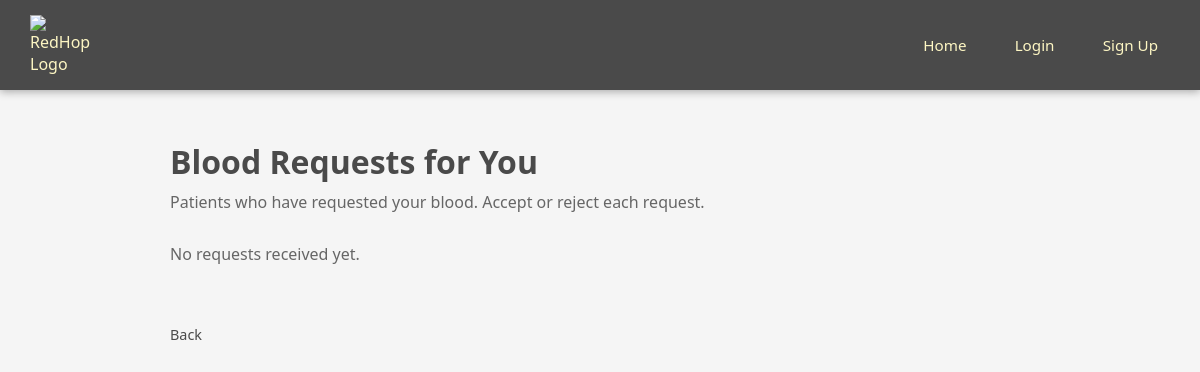
Page /donor_notifications (signed in) on the earlier database version.
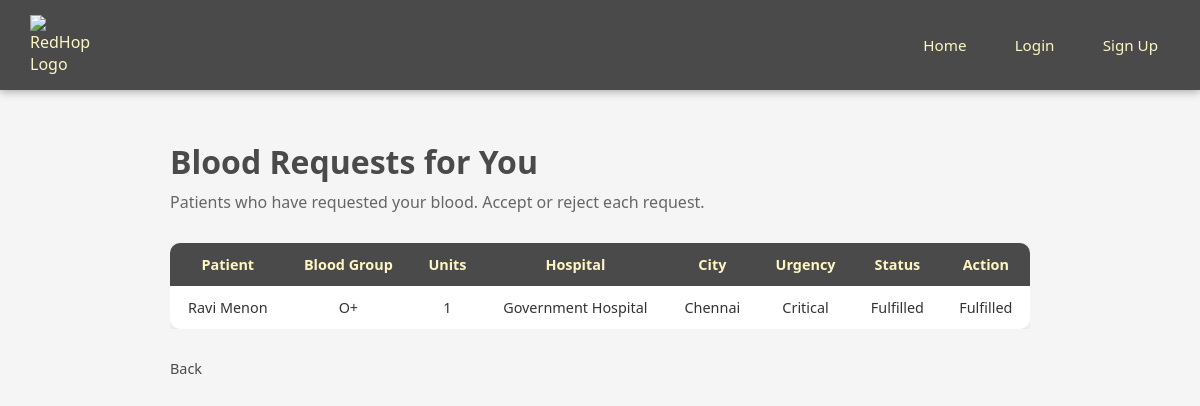
Same page on the later database version.
### tables this page shows
CREATE TABLE blood_requests (
        match_id INTEGER PRIMARY KEY AUTOINCREMENT,
        request_id INTEGER,
        donor_id INTEGER,
        match_date TIMESTAMP DEFAULT CURRENT_TIMESTAMP,
        match_status TEXT DEFAULT 'Pending',
        FOREIGN KEY (request_id) REFERENCES patient_requests(request_id),
        FOREIGN KEY (donor_id) REFERENCES users(id)
    );

CREATE TABLE users (
        id INTEGER PRIMARY KEY AUTOINCREMENT,
        full_name TEXT NOT NULL,
        email TEXT UNIQUE NOT NULL,
        password TEXT NOT NULL,
        role TEXT NOT NULL,
        phone TEXT,
        city TEXT,
        created_at TIMESTAMP DEFAULT CURRENT_TIMESTAMP
    );

CREATE TABLE patient_requests (
        request_id INTEGER PRIMARY KEY AUTOINCREMENT,
        patient_id INTEGER,
        blood_group_needed TEXT NOT NULL,
        units_required INTEGER,
        hospital_name TEXT,
        city TEXT,
        urgency_level TEXT,
        request_date TIMESTAMP DEFAULT CURRENT_TIMESTAMP,
        status TEXT DEFAULT 'Pending', required_time TEXT,
        FOREIGN KEY (patient_id) REFERENCES users(id)
    );

### app.py (the view)
@app.route('/donor_notifications')
def donor_notifications():
    if 'user_id' not in session or session.get('role') != 'Donor':
        return redirect('/login')
    conn = create_connection()
    cursor = conn.cursor()
    cursor.execute("""
        SELECT u.full_name, u.phone, pr.blood_group_needed, pr.units_required,
               pr.hospital_name, pr.city, pr.urgency_level, pr.request_date,
               br.match_status, pr.status, br.match_id
        FROM blood_requests br
        JOIN patient_requests pr ON br.request_id = pr.request_id
        JOIN users u ON pr.patient_id = u.id
        WHERE br.donor_id = ?
        ORDER BY pr.request_date DESC
    """, (session['user_id'],))
    notifications = cursor.fetchall()
    conn.close()
    return render_template('donor_notifications.html', notifications=notifications)

### database.py (called while the page is built)
def create_connection():
    conn = sqlite3.connect("redhope.db")
    return conn

### templates/donor_notifications.html
{% extends 'base.html' %}
{% block content %}
<div class="dashboard">
    <h1>Blood Requests for You</h1>
    <p>Patients who have requested your blood. Accept or reject each request.</p>
    {% if notifications %}
    <div class="table-wrapper">
    <table class="data-table">
        <thead>
            <tr>
                <th>Patient</th>
                <th>Blood Group</th>
                <th>Units</th>
                <th>Hospital</th>
                <th>City</th>
                <th>Urgency</th>
                <th>Status</th>
                <th>Action</th>
            </tr>
        </thead>
        <tbody>
            {% for n in notifications %}
            <tr>
                <td>{{ n[0] }}</td>
                <td>{{ n[2] }}</td>
                <td>{{ n[3] }}</td>
                <td>{{ n[4] }}</td>
                <td>{{ n[5] }}</td>
                <td>{{ n[6] }}</td>
                <td>{{ n[9] }}</td>
                <td>
                    {% if n[9] == 'Pending' %}
                    <a href="/respond_request/{{ n[10] }}/accept" class="btn btn-primary" style="width:auto; margin-right:6px;">Accept</a>
                    <a href="/respond_request/{{ n[10] }}/reject" class="btn btn-secondary">Reject</a>
                    {% else %}
                    {{ n[9] }}
                    {% endif %}
                </td>
            </tr>
            {% endfor %}
        </tbody>
    </table>
    </div>
    {% else %}
    <p>No requests received yet.</p>
    {% endif %}
    <a href="javascript:history.back()" class="logout-link">Back</a>
</div>
{% endblock %}

Differences in the rows shown:
added blood_requests: full_name "Ravi Menon", blood_group_needed "O+", units_required "1", hospital_name "Government Hospital", city "Chennai", urgency_level "Critical", status "Fulfilled"
Other differences:
text no longer shown: "No requests received yet."
text now shown: "Patient Blood Group Units Hospital City Urgency Status Action"
